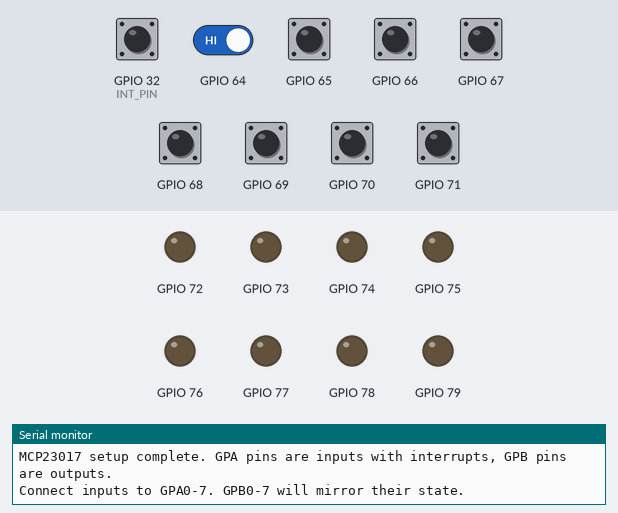
Bench run of a sketch on a simulated ESP32. On the bench: output pins drawn as LEDs (lit = HIGH), the last lines printed to the serial monitor. Inputs (shaded band) come from the test bench; at power-on: GPIO 32 (INT_PIN), GPIO 64–71 HIGH.

Above: at 1.2 s.
1.3 s: GPIO 32 (INT_PIN) pulled LOW for 0.15 s
At 1.7 s:
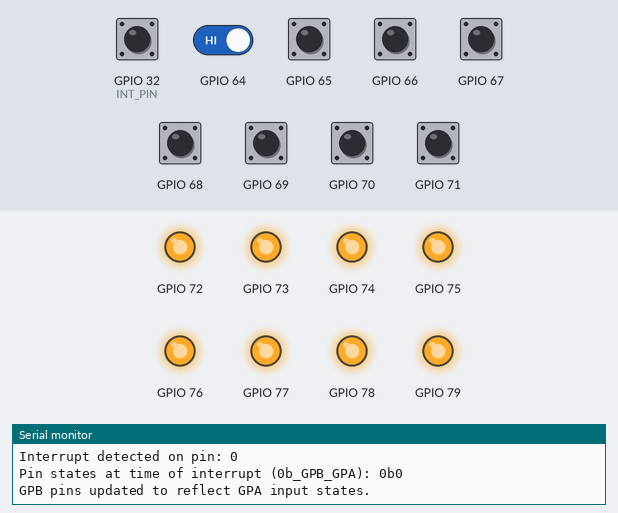
2.9 s: GPIO 32 (INT_PIN) driven LOW and GPIO 64 driven LOW
At 4.2 s:
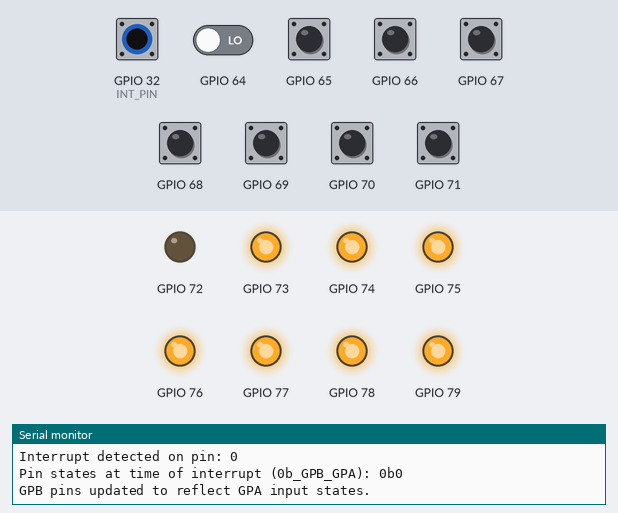
Timing chart, 0 to 5.9 s (numbered marks = the images above; inputs shaded):
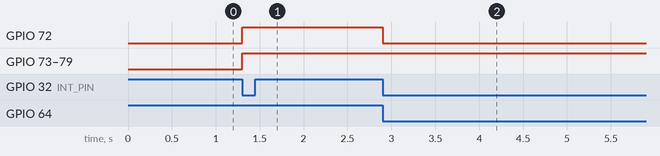

The sketch:

SnoopDogNGTest.ino
```cpp
#include <Wire.h>
#include "Adafruit_MCP23X17.h"

// Define the interrupt pin on your microcontroller
#define INT_PIN 32

// Create an instance of the MCP23X17 expander
Adafruit_MCP23X17 mcp;

// Flag to indicate if an interrupt has occurred
volatile bool interruptOccurred = false;

// Variables for timed printing
unsigned long lastPrintTime = 0;
const unsigned long printInterval = 30000; // 30 seconds in milliseconds

// Interrupt Service Routine (ISR)
void IRAM_ATTR handleInterrupt() {
  interruptOccurred = true;
}

// Function to set up the MCP23017
void setupMCP() {
  Serial.println("MCP23xxx Configuration!");
  // Initialize I2C communication with the MCP23017
  // Use 0x20 for the default I2C address if you haven't changed it
  if (!mcp.begin_I2C(0x20)) {
    Serial.println("Error. Could not find MCP23017. Check wiring and I2C address!");
    while (1); // Halt if MCP23017 is not found
  }
  Serial.println("MCP23017 Found!");

  // Configure the interrupt pin on the microcontroller
  pinMode(INT_PIN, INPUT_PULLUP); // Important for interrupt triggering

  // Mirror INTA and INTB, use active-low, open-drain
  // This means if any interrupt-enabled pin changes state, the INT_PIN will go LOW
  mcp.setupInterrupts(true, false, LOW);

  // Configure GPA pins (0-7) as inputs with pull-ups and enable interrupt on CHANGE
  // This means an interrupt will be triggered when a pin changes from HIGH to LOW or LOW to HIGH
  for (uint8_t i = 0; i <= 7; i++) {
    mcp.pinMode(i, INPUT_PULLUP);
    mcp.setupInterruptPin(i, CHANGE); // interrupt when input state changes
  }

  // Configure GPB pins (8-15) as outputs
  for (uint8_t i = 8; i <= 15; i++) {
    mcp.pinMode(i, OUTPUT);
    mcp.digitalWrite(i, LOW); // Initialize outputs to LOW
  }

  // Attach interrupt to the ESP32 pin
  // The handleInterrupt function will be called when INT_PIN goes LOW (FALLING edge)
  attachInterrupt(digitalPinToInterrupt(INT_PIN), handleInterrupt, FALLING);

  Serial.println("MCP23017 setup complete. GPA pins are inputs with interrupts, GPB pins are outputs.");
  Serial.println("Connect inputs to GPA0-7. GPB0-7 will mirror their state.");
}

// Function to process MCP23017 interrupts
void process_mpc_inta() {
  // Check if an interrupt has occurred and the INT_PIN is actually LOW
  // digitalRead is generally not recommended in ISRs, but checking it here
  // after the ISR sets the flag is safe in the loop.
  if (interruptOccurred) {
    // Clear the interrupt flag immediately to be ready for the next interrupt
    interruptOccurred = false;

    // Get the pin that triggered the interrupt
    uint8_t interruptPin = mcp.getLastInterruptPin();

    // Get the state of all pins at the time of the interrupt
    uint16_t capturedInterruptState = mcp.getCapturedInterrupt();

    Serial.print("\nInterrupt detected on pin: ");
    Serial.println(interruptPin);
    Serial.print("Pin states at time of interrupt (0b_GPB_GPA): 0b");
    Serial.println(capturedInterruptState, BIN);

    // Clear the interrupts on the MCP23017
    mcp.clearInterrupts();
    updateOutputs();

  }
}


void updateOutputs()
{
    // Now, read the current state of all GPA pins and set the corresponding GPB pins
    for (uint8_t i = 0; i <= 7; i++) {
      uint8_t gpa_pin_state = mcp.digitalRead(i); // Read GPA pin state
      mcp.digitalWrite(i + 8, gpa_pin_state);     // Write to corresponding GPB pin (GPA0 -> GPB0, GPA1 -> GPB1, etc.)
    }

    Serial.println("GPB pins updated to reflect GPA input states.");
}


// Function to print MCP pin status
void printMcpStatus() {
  Serial.println("\n--- MCP23017 Pin Status ---");
  // Read all input pins (GPA0-7)
  uint8_t gpa_values = 0;
  for (uint8_t i = 0; i <= 7; i++) {
    if (mcp.digitalRead(i)) {
      gpa_values |= (1 << i); // Set the bit if pin is HIGH
    }
  }
  Serial.print("GPA (Inputs) Status (0b_bit7...bit0): 0b");
  for (int i = 7; i >= 0; i--) {
    Serial.print((gpa_values >> i) & 1);
  }
  Serial.println();

  // Read all output pins (GPB0-7)
  uint8_t gpb_values = 0;
  for (uint8_t i = 8; i <= 15; i++) {
    if (mcp.digitalRead(i)) { // digitalRead works for output pins too
      gpb_values |= (1 << (i - 8)); // Set the bit if pin is HIGH
    }
  }
  Serial.print("GPB (Outputs) Status (0b_bit7...bit0): 0b");
  for (int i = 7; i >= 0; i--) {
    Serial.print((gpb_values >> i) & 1);
  }
  Serial.println();
  Serial.println("---------------------------\n");
}


void setup() {
  Serial.begin(115200); // Initialize serial communication
  while (!Serial); // Wait for Serial monitor to open
  Serial.print("\nInitialised Serial Port\n ");

  setupMCP(); // Call the MCP23017 setup function
  lastPrintTime = millis(); // Initialize the timer
}

void loop() {
  // Continuously check for MCP23017 interrupts
  process_mpc_inta();

  // Check if it's time to print the status
  if (millis() - lastPrintTime >= printInterval) {
    printMcpStatus();
    updateOutputs();
    lastPrintTime = millis(); // Reset the timer
  }

  // Add other non-blocking tasks here if needed
}
```

Measured:
- after the input at 1.3 s, GPIO 72–79: LOW → HIGH at once
- after the input at 2.9 s, GPIO 72: HIGH → LOW at once
